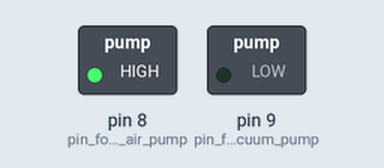
Simulated run of this sketch. Board: Arduino Uno, built with avr-gcc and run on an emulated ATmega328P. Parts: switched loads named in the sketch (green lamp = pin HIGH). What the sketch prints to the serial monitor is not drawn.

Above: at 0.4 s.
Timing chart, 0 to 9.6 s (numbered marks = the images above):
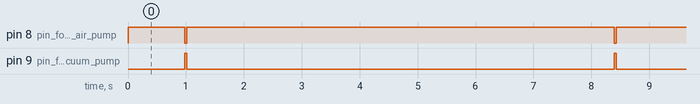

The sketch:

realtimeecg2.ino
```cpp
//code to generate and feed ecg signal samples time stretched by a period suitable for the balloon
short int arr[]={101,100,100,99,99,98,97,96,93,95,95,96,97,95,95,95,94,94,93,97,96,94,95,94,94,95,95,96,95,96,94,95,95,95,95,94,95,95,93,94,94,95,96,95,95,95,93,94,95,96,95,96,96,96,97,96,96,95,95,95,94,94,93,95,100,101,106,108,100,98,93,95,97,95,96,95,95,96,96,97,96,95,97,96,98,96,98,99,98,100,100,100,99,98,100,100,100,99,97,96,94,94,95,96,95,95,95,95,93,94,94,96,96,94,94,95,96,96,95,97,95,94,95,94,96,96,95,95,95,95,95,94,95,94,95,95,94,95,94,94,96,96,98,96,94,95,97,98,96,97,97,95,95,93,95,95,95,95,97,101,104,108,104,99,95,95,96,96,95,97,95,95,96,96,97,96,96,98,96,97,97,98,99,98,100,100,100,101,100,101,99,97,99,97,97,96,95,96,95,95,94,95,95,94,96,94,95,96,94,96,95,94,96,95,96,96,95,97,97,96,96,95,96,95,96,95,96,97,95,94,94,95,97,96,96,95,95,95,94,95,97,95,95,97,96,96,98,98,96,95,94,95,95,95,94,95,98,103,104,108,105,100,96,95,97,96,94,95,95,95,96,96,97,96,96,96,97,98,97,98,98,98,99,99,100,102,101,100,98,98,97,96,97,94,96,96,94,95,94,95,95,94,95,94,93,94,94,95,95,95,95,95,96,95,95,96,96,95,93,94,95,94,96,94,95,95,95,95,94,95,94,94,95,94,95,95,94,95,95,98,99,96,97,96,95,94,95,96,94,95,94,96,100,101,109,108,101,96,94,97,96,95,98,96,96,97,95,96,95,97,97,96,97,98,99,99,100,102,98,100,99,99,100,99,99,98,98,97,95,96,95,95,96,95,96,95,92,94,93,96,96,95,96,95,95,94,96,97,95,97,95,94,96,94,96,96,95,95,95,95,94,95,97,95,97,96,92,95,95,96,97,96,98,98,98,95,95,95,95,95,96,95,95,98,102,108,108,101,97,94};

short int i;

short int peak1cnt,peak2cnt,peak1index;


void setup() {


  pinMode(8, OUTPUT);//pin for the air pump
  pinMode(9,OUTPUT);//pin for vacuum pump
  Serial.begin(9600);
}


void loop() {

  while(1)
  {peak1cnt=peak2cnt=0;
  for(i=0;i<450;i++)
  {Serial.print(i);
  Serial.println("air pump on");
    digitalWrite(8,HIGH);
    digitalWrite(9,LOW);
    //Serial.println(arr[i]);
  if(arr[i]>106)
  {peak1cnt++;

    if(peak1cnt==1)//1st r
  {
  digitalWrite(8,LOW);
  digitalWrite(9,HIGH);
  Serial.print(i);
  Serial.println("vaccuum pump on");
   delay(9);
  }

  else if (peak1cnt==2) peak1index=i;
  }

  else if((arr[i]>98)&&(arr[i]<102)&&((i-peak1index)>19)&&(peak1cnt==2))
  {peak2cnt++;
  if(peak2cnt==3)//3rd t
  {Serial.print(i);
  Serial.println("air pump on");
     digitalWrite(8,HIGH);
      digitalWrite(9,LOW);
      delay(9);
  }


  }


  }


  }

}
```

Measured:
- by itself, pin 8 (pin_for_the_air_pump): repeats every 7.4 s: LOW 0.04 s, HIGH 7.4 s
- by itself, pin 9 (pin_for_vacuum_pump): alternates HIGH for 0.04 s and LOW for 7.4 s
